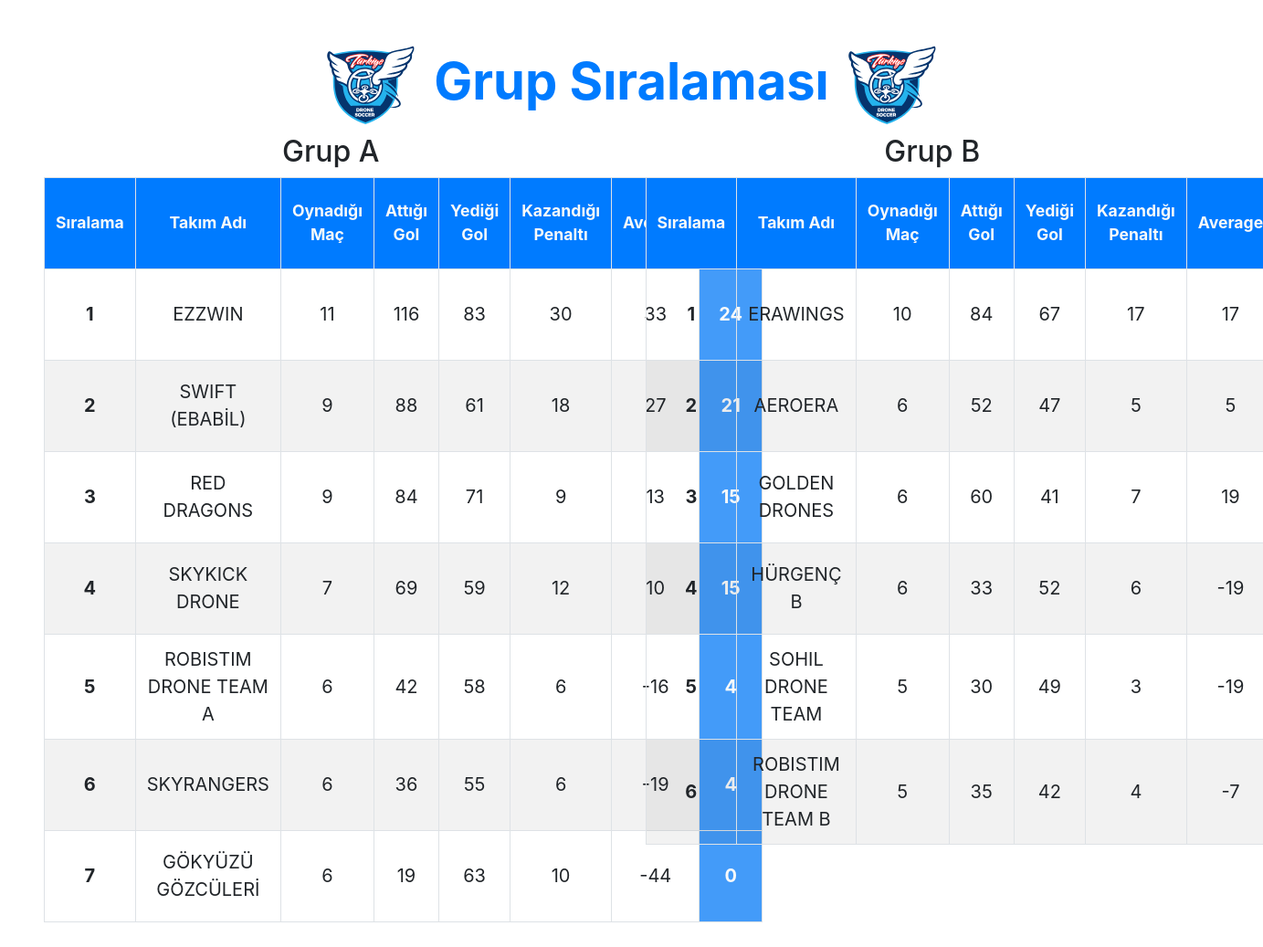
Page /grup-siralama.php (signed in) on the committed database.
### tables this page shows
CREATE TABLE `gruplar` (
  `id` int(11) NOT NULL,
  `grup_adi` varchar(255) NOT NULL,
  `kullanici_id` int(11) NOT NULL
);

CREATE TABLE `takimlar` (
  `id` int(11) NOT NULL,
  `takim_adi` text NOT NULL,
  `takim_grup` int(11) NOT NULL DEFAULT 0,
  `kullanici_id` int(11) NOT NULL
);

### grup-siralama.php (the view, shortened to what this page needs)
<?php
    include 'db.php';
    $current_user_id = $_SESSION['user_id'];
?>
<!DOCTYPE html>
<html lang="tr">
<head>
    <link rel="stylesheet" href="css/bootstrap.min.css">
    <link rel="stylesheet" href="css/fractional-grid.css">
</head>
<body class="mx-5 mt-5">
    <div class='row mb-2'>
        <div class='col-4 d-flex justify-content-end align-items-center'>
            <img src='logo.svg' alt='Drone Soccer' class='w-25'>
        </div>
        <div class='col-4 mx-0 px-0 d-flex justify-content-center align-items-center'>
            <h3 class='text-center text-primary display-4 font-weight-bold'>Grup Sıralaması</h3>
        </div>
        <div class='col-4 d-flex justify-content-start align-items-center'>
            <img src='logo.svg' alt='Drone Soccer' class='w-25'>
        </div>
    </div>
    <?php
    $gruplar = $db->prepare("SELECT * FROM gruplar WHERE kullanici_id = ? ORDER BY grup_adi");
    $gruplar->execute([$current_user_id]);
    $gruplar = $gruplar->fetchAll();
    $group_count = count($gruplar);
    function tabloyuYazdir($grup, $db, $current_user_id) {
        echo "<h2>{$grup['grup_adi']}</h2>";
        $grup_siralama = $db->prepare("
            SELECT
                t.id AS takim_id,
                t.takim_adi,
                COUNT(CASE WHEN s.takim1_id = t.id OR s.takim2_id = t.id THEN 1 END) AS oynadigi_toplam_mac_sayisi,
                SUM(CASE
                    WHEN s.takim1_id = t.id THEN s.takim1_puan
                    WHEN s.takim2_id = t.id THEN s.takim2_puan
                    ELSE 0 END
                ) AS topladigi_puan,
                SUM(CASE
                    WHEN s.takim1_id = t.id THEN s.takim1_gol
                    WHEN s.takim2_id = t.id THEN s.takim2_gol
                    ELSE 0 END
                ) AS attigi_toplam_gol,
                SUM(CASE
                    WHEN s.takim1_id = t.id THEN s.takim2_gol
                    WHEN s.takim2_id = t.id THEN s.takim1_gol
                    ELSE 0 END
                ) AS yedigi_toplam_gol,
                SUM(CASE
                    WHEN s.takim1_id = t.id THEN s.takim1_pen
                    WHEN s.takim2_id = t.id THEN s.takim2_pen
                    ELSE 0 END
                ) AS kazandigi_penaltilar,
                (
                    SUM(CASE
                        WHEN s.takim1_id = t.id THEN s.takim1_gol
                        WHEN s.takim2_id = t.id THEN s.takim2_gol
                        ELSE 0 END
                    ) -
                    SUM(CASE
                        WHEN s.takim1_id = t.id THEN s.takim2_gol
                        WHEN s.takim2_id = t.id THEN s.takim1_gol
                        ELSE 0 END
                    )
                ) AS average
            FROM takimlar t
            LEFT JOIN scoreboard s
                ON (s.takim1_id = t.id OR s.takim2_id = t.id)
                -- AND s.asama = 'Ön Eleme'
                AND s.kullanici_id = ?
            WHERE t.takim_grup = ? AND t.kullanici_id = ?
            GROUP BY t.id, t.takim_adi
            ORDER BY topladigi_puan DESC, average DESC, attigi_toplam_gol DESC
        ");
        $grup_siralama->execute([$current_user_id, $grup['id'], $current_user_id]);
        $grup_siralama = $grup_siralama->fetchAll();
        echo "
            <table class='table table-bordered text-center table-striped mb-5'>
                <tr class='bg-primary text-light'>
                    <th>Sıralama</th>
                    <th>Takım Adı</th>
                    <th>Oynadığı Maç</th>
                    <th>Attığı Gol</th>
                    <th>Yediği Gol</th>
                    <th>Kazandığı Penaltı</th>
                    <th>Average</th>
                    <th class=\"bg-blue text-light font-weight-bold\">Puan</th>
                </tr>
        ";
        $sira = 1;
        foreach ($grup_siralama as $takim) {
            echo "
                <tr>
                    <td class='font-weight-bold'>{$sira}</td>
                    <td>{$takim['takim_adi']}</td>
                    <td>{$takim['oynadigi_toplam_mac_sayisi']}</td>
                    <td>{$takim['attigi_toplam_gol']}</td>
                    <td>{$takim['yedigi_toplam_gol']}</td>
                    <td>{$takim['kazandigi_penaltilar']}</td>
                    <td>{$takim['average']}</td>
                    <td class=\"bg-blue text-light font-weight-bold\">{$takim['topladigi_puan']}</td>
                </tr>
            ";
            $sira++;
        }
        echo "</table>";
    }
    if ($group_count == 2) {
        echo "<div class='row'>";
        foreach ($gruplar as $grup) {
            echo "<div class='col-6 group-column'>";
            tabloyuYazdir($grup, $db, $current_user_id);
            echo "</div>";
        }
        echo "</div>";
    }
    ?>
</body>
</html>

### grup-siralama.php (style rules this page uses)
.group-column h2 { text-align: center; }
table tr { height: 100px; }
table th { font-size: 1.1rem; }
table td, table th { vertical-align: middle !important; }
.bg-blue { background-color: #439bf9 !important; }
table td:nth-child(n+1) { font-size: 1.25rem; }

### rows in the picture
gruplar: grup_adi "Grup A"
takimlar: takim_adi "EZZWIN", oynadigi_toplam_mac_sayisi "11", attigi_toplam_gol "116", yedigi_toplam_gol "83", kazandigi_penaltilar "30", average "33", topladigi_puan "24"
takimlar: takim_adi "SWIFT (EBABİL)", oynadigi_toplam_mac_sayisi "9", attigi_toplam_gol "88", yedigi_toplam_gol "61", kazandigi_penaltilar "18", average "27", topladigi_puan "21"
takimlar: takim_adi "RED DRAGONS", oynadigi_toplam_mac_sayisi "9", attigi_toplam_gol "84", yedigi_toplam_gol "71", kazandigi_penaltilar "9", average "13", topladigi_puan "15"
takimlar: takim_adi "SKYKICK DRONE", oynadigi_toplam_mac_sayisi "7", attigi_toplam_gol "69", yedigi_toplam_gol "59", kazandigi_penaltilar "12", average "10", topladigi_puan "15"
takimlar: takim_adi "ROBISTIM DRONE TEAM A", oynadigi_toplam_mac_sayisi "6", attigi_toplam_gol "42", yedigi_toplam_gol "58", kazandigi_penaltilar "6", average "-16", topladigi_puan "4"
takimlar: takim_adi "SKYRANGERS", oynadigi_toplam_mac_sayisi "6", attigi_toplam_gol "36", yedigi_toplam_gol "55", kazandigi_penaltilar "6", average "-19", topladigi_puan "4"
takimlar: takim_adi "GÖKYÜZÜ GÖZCÜLERİ", oynadigi_toplam_mac_sayisi "6", attigi_toplam_gol "19", yedigi_toplam_gol "63", kazandigi_penaltilar "10", average "-44", topladigi_puan "0"
gruplar: grup_adi "Grup B"
takimlar: takim_adi "ERAWINGS", oynadigi_toplam_mac_sayisi "10", attigi_toplam_gol "84", yedigi_toplam_gol "67", kazandigi_penaltilar "17", average "17"
takimlar: takim_adi "AEROERA", oynadigi_toplam_mac_sayisi "6", attigi_toplam_gol "52", yedigi_toplam_gol "47", kazandigi_penaltilar "5", average "5"
takimlar: takim_adi "GOLDEN DRONES", oynadigi_toplam_mac_sayisi "6", attigi_toplam_gol "60", yedigi_toplam_gol "41", kazandigi_penaltilar "7", average "19"
takimlar: takim_adi "HÜRGENÇ B", oynadigi_toplam_mac_sayisi "6", attigi_toplam_gol "33", yedigi_toplam_gol "52", kazandigi_penaltilar "6", average "-19"
takimlar: takim_adi "SOHIL DRONE TEAM", oynadigi_toplam_mac_sayisi "5", attigi_toplam_gol "30", yedigi_toplam_gol "49", kazandigi_penaltilar "3", average "-19"
takimlar: takim_adi "ROBISTIM DRONE TEAM B", oynadigi_toplam_mac_sayisi "5", attigi_toplam_gol "35", yedigi_toplam_gol "42", kazandigi_penaltilar "4", average "-7"
